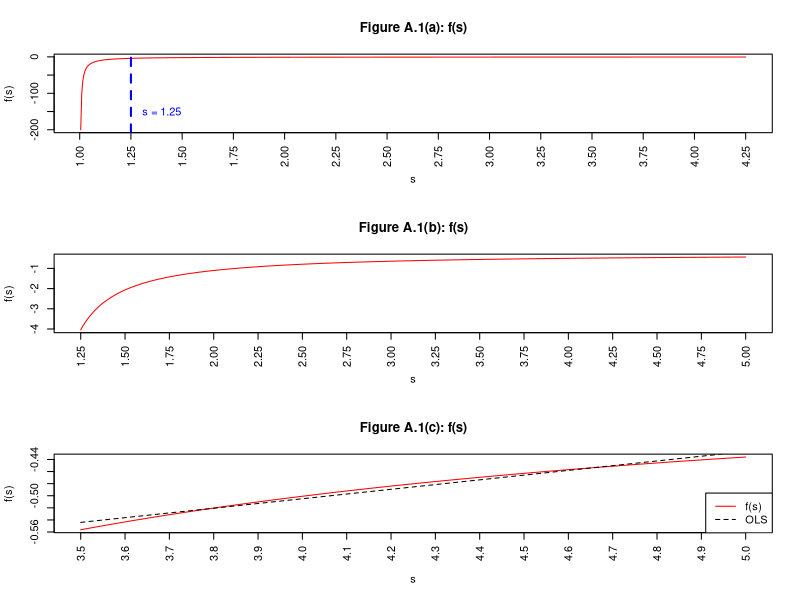

This chart was generated by the following R code:
# David Giles, October 2025
# -------------------------

library(VGAM)

# Gamma constants -  from Choudhury (1995), Table 5 (Note the shift in decimal places, as indicated in that table.)
gamma1<-  -0.072815845483676724861
gamma2<-  -0.009690036031902870231084845
gamma3<-   0.0020538344203033458662
gamma4<-   0.0023253700654673000575
gamma5<-   0.00079332381730106270175
gamma6<-  -0.00023876934543019960987
gamma7<-  -0.00052728956705775104607
gamma8<-  -0.00035212335380303950960
gamma9<-  -0.000034394774418088048178
gamma10<-  0.00020533281490906479468
gamma11<-  0.00027018443954390352667
gamma12<-  0.00016727291210514019335
gamma13<- -0.000027463806603760158860
gamma14<- -0.00020920926205929994584
gamma15<- -0.00028346865532024144664
gamma16<- -0.00019969685830896977471
gamma17<-  0.000026277037109918336699
gamma18<-  0.00030736840814925282659
gamma19<-  0.00050360545304735562606
gamma20<-  0.00046634356151155944940

#Taking account of the fact that we have a canonical linear exponential model -

s<- seq(from = 1, to = 5, by = 0.005)
x<- s
y<- c()
y<- -zeta(x,1,1)/zeta(x,0,1) +
(zeta(x,0,1)*
( -(6/(x-1)^4+gamma3-gamma4*(x-1)+(gamma5*(x-1)^2)/2-(gamma6*(x-1)^3)/6+(gamma7*(x-1)^4)/24-(gamma8*(x-1)^5)/120
+(gamma9*(x-1)^6)/720-(gamma10*(x-1)^7)/5040+(gamma11*(x-1)^8)/40320-(gamma12*(x-1)^9)/362880+(gamma13*(x-1)^10)/3628800
- (gamma14*(x-1)^11)/39916800 + (gamma15*(x-1)^12)/479001600 - (gamma16*(x-1)^13)/6227020800 + (gamma17*(x-1)^14)/87178291200 
- (gamma18*(x-1)^15)/1307674368000 )) 

-zeta(x,1,1)*zeta(x,2,1)) /(2*(zeta(x,0,1)*zeta(x,2,1) - zeta(x,1,1)^2))

par(mfrow=c(3,1))

y_sub1<- y[s>1 & s<=4.25]
s_sub1<- s[s>1 & s<=4.25]

plot(s_sub1,y_sub1, xaxt="n",col="red", type="l", xlab="s",ylab="f(s)",main= "Figure A.1(a): f(s)")
axis(1,xaxp=c(1,4.25,13), las=2)
abline(v = 1.25, col = "blue", lty = 2, lwd = 2)
text(x=1.4, y=-150,labels="s = 1.25", col = "blue")

y_sub2<- y[s>=1.25 & s<=5] 
s_sub2<- s[s>=1.25 & s<=5]

plot(s_sub2,y_sub2, xaxt="n",col="red", type="l",lty=1, xlab="s",ylab="f(s)",main= "Figure A.1(b): f(s)")
axis(1,xaxp=c(1.25,5,15), las=2)

y_sub3<- y[s>=3.5 & s<=5.0]
s_sub3<- s[s>=3.5 & s<= 5.0]

ols<- lm(y_sub3 ~ s_sub3)

plot(s_sub3,y_sub3, xaxt="n",col="red", type="l",lty=1, xlab="s",ylab="f(s)",main= "Figure A.1(c): f(s)")
axis(1,xaxp=c(3.5, 5.0,15),las=2)
lines(s_sub3,ols$fit, col ="black", type="l",lty=2)
legend("bottomright",legend=c("f(s)", "OLS"),col=c("red", "black"), lty=c(1,2))

summary(ols)
